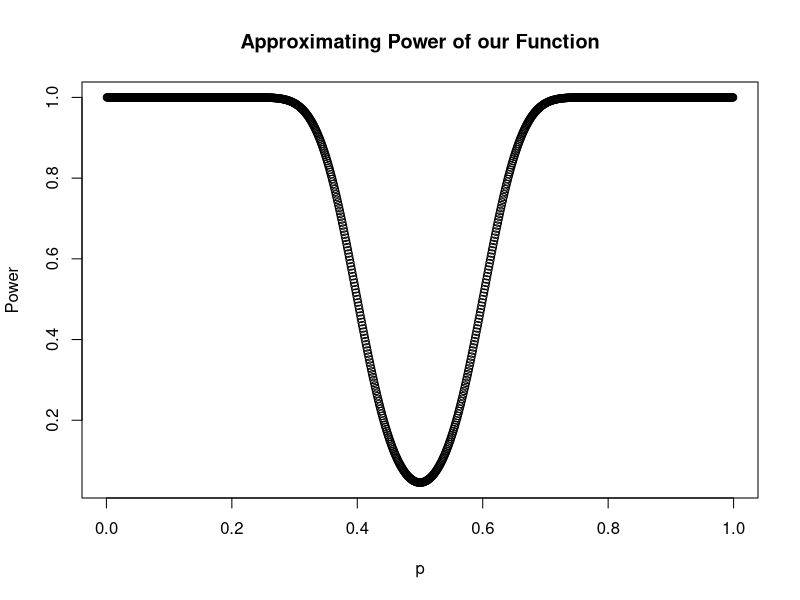

This chart was generated by the following R code:
# Make graph for HW5 for power plot


# Get values of p and power -----------------------------------------------

# Get values of p
p <- seq(from = 0.001, to = 0.999, by = 0.001)

# Get the powers

powers <- data.frame()
temp <- data.frame()
for (i in p) {
  temp <- 1 - pnorm((6 - 10 * i) / sqrt(i * (1 - i))) + pnorm((4 - 10 * i) / sqrt(i * (1 - i)))
  powers <- rbind(powers, temp)
}

# Combine together
colnames(powers) <- "power"
p <- data.frame(p)
final_powers <- cbind(p, powers)

# Make plot
plot(final_powers$p, final_powers$power, main = "Approximating Power of our Function", xlab = "p", ylab = "Power")
